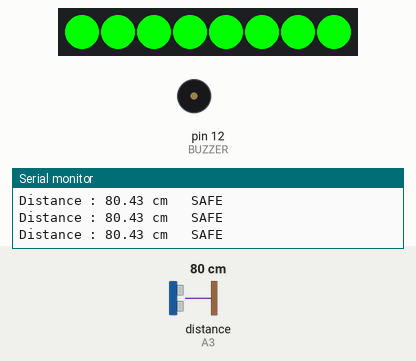
Bench run of a sketch on a simulated Arduino Uno, built with avr-gcc and run on an emulated ATmega328P. On the bench: 8 RGB LEDs in strip order, left to right, buzzer (waves = sounding, pin HIGH), the last lines printed to the serial monitor. Wiring (inferred from the names in the program): ultrasonic range finder: trigger pin 5; echo A3. The inputs (shaded band) are chosen by the test bench; at power-on: distance to the obstacle (sensor on A3) 80 cm. The echo pulse lasts 58.3 µs per cm; pins used as bus, display or sensor lines are not drawn.

Above: at 1.2 s.
1.3 s: distance to the obstacle (sensor on A3) set to 32 cm
4.3 s: distance to the obstacle (sensor on A3) set to 27 cm
At 5.12 s:
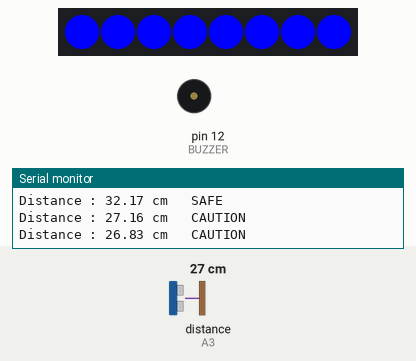
6.3 s: distance to the obstacle (sensor on A3) set to 22 cm
7.8 s: distance to the obstacle (sensor on A3) set to 17 cm
At 8.27 s:
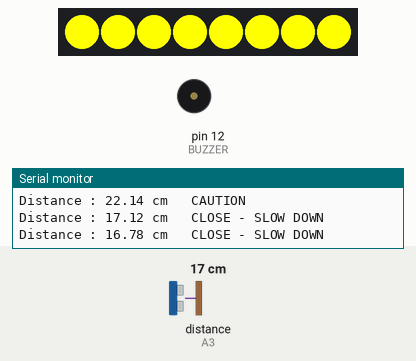
9.9 s: distance to the obstacle (sensor on A3) set to 12 cm
11.4 s: distance to the obstacle (sensor on A3) set to 9 cm
At 14.05 s:
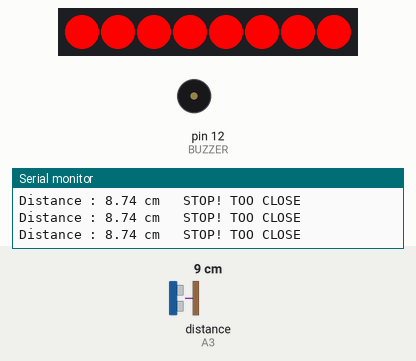
Timing chart, 0 to 14.1 s (numbered marks = the images above; inputs shaded):
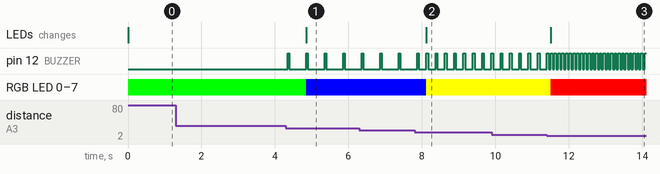

The sketch:

Project_18.ino
```cpp
#include <Adafruit_NeoPixel.h>

#define TRIG 5
#define ECHO A3
#define BUZZER 12

#define LED_PIN 11
#define LED_COUNT 8

Adafruit_NeoPixel strip(LED_COUNT, LED_PIN, NEO_GRB + NEO_KHZ800);

long duration;
float distance;

void setup() {

  pinMode(TRIG, OUTPUT);
  pinMode(ECHO, INPUT);
  pinMode(BUZZER, OUTPUT);

  digitalWrite(BUZZER, LOW);

  strip.begin();
  strip.clear();
  strip.show();

  Serial.begin(9600);
  Serial.println("===== PARKING ASSISTANT STARTED =====");
}

void setColor(byte r, byte g, byte b) {
  for (int i = 0; i < LED_COUNT; i++)
    strip.setPixelColor(i, strip.Color(r, g, b));
}

void loop() {

  digitalWrite(TRIG, LOW);
  delayMicroseconds(2);

  digitalWrite(TRIG, HIGH);
  delayMicroseconds(10);

  digitalWrite(TRIG, LOW);

  duration = pulseIn(ECHO, HIGH, 30000);

  if (duration == 0) {

    strip.clear();
    strip.show();

    digitalWrite(BUZZER, LOW);

    Serial.println("Out of Range");

    delay(200);
    return;
  }

  distance = duration / 58.0;

  Serial.print("Distance : ");
  Serial.print(distance);
  Serial.print(" cm   ");

  strip.clear();

  if (distance > 30) {

    Serial.println("SAFE");
    setColor(0, 255, 0);        // Green
    digitalWrite(BUZZER, LOW);  // No beep
  }

  else if (distance > 20) {

    Serial.println("CAUTION");
    setColor(0, 0, 255);        // Blue

    digitalWrite(BUZZER, HIGH);
    delay(50);
    digitalWrite(BUZZER, LOW);
    delay(450);                 // Slow beep
  }

  else if (distance > 10) {

    Serial.println("CLOSE - SLOW DOWN");
    setColor(255, 255, 0);      // Yellow

    digitalWrite(BUZZER, HIGH);
    delay(50);
    digitalWrite(BUZZER, LOW);
    delay(200);                 // Medium beep
  }

  else {

    Serial.println("STOP! TOO CLOSE");
    setColor(255, 0, 0);        // Red

    digitalWrite(BUZZER, HIGH);
    delay(50);
    digitalWrite(BUZZER, LOW);
    delay(50);                  // Fast continuous beep
  }

  strip.show();
}
```

Measured:
- the behaviour switches between 30 and 29 cm on distance to the obstacle (sensor on A3) (found by bisection; images 0 and 1)
- the behaviour switches between 20 and 19 cm on distance to the obstacle (sensor on A3) (found by bisection; images 1 and 2)
- the behaviour switches between 11 and 10 cm on distance to the obstacle (sensor on A3) (found by bisection; images 2 and 3)
- after the input at 4.3 s, pin 12 (BUZZER): alternates HIGH for 0.05 s and LOW for 0.45 s, starting after 0.05 s; RGB LED 0–7: RGB(0, 255, 0) → RGB(0, 0, 255) after 0.55 s; the LEDs: change after 0.55 s (image 1)
- after the input at 7.8 s, pin 12 (BUZZER): alternates HIGH for 0.05 s and LOW for 0.20 s, starting after 0.32 s; RGB LED 0–7: RGB(0, 0, 255) → RGB(255, 255, 0) after 0.32 s; the LEDs: change after 0.32 s (image 2)
- after the input at 11.4 s, pin 12 (BUZZER): alternates HIGH for 0.05 s and LOW for 0.05 s, starting after 0.11 s; RGB LED 0–7: RGB(255, 255, 0) → RGB(255, 0, 0) after 0.11 s; the LEDs: change after 0.11 s (image 3)
